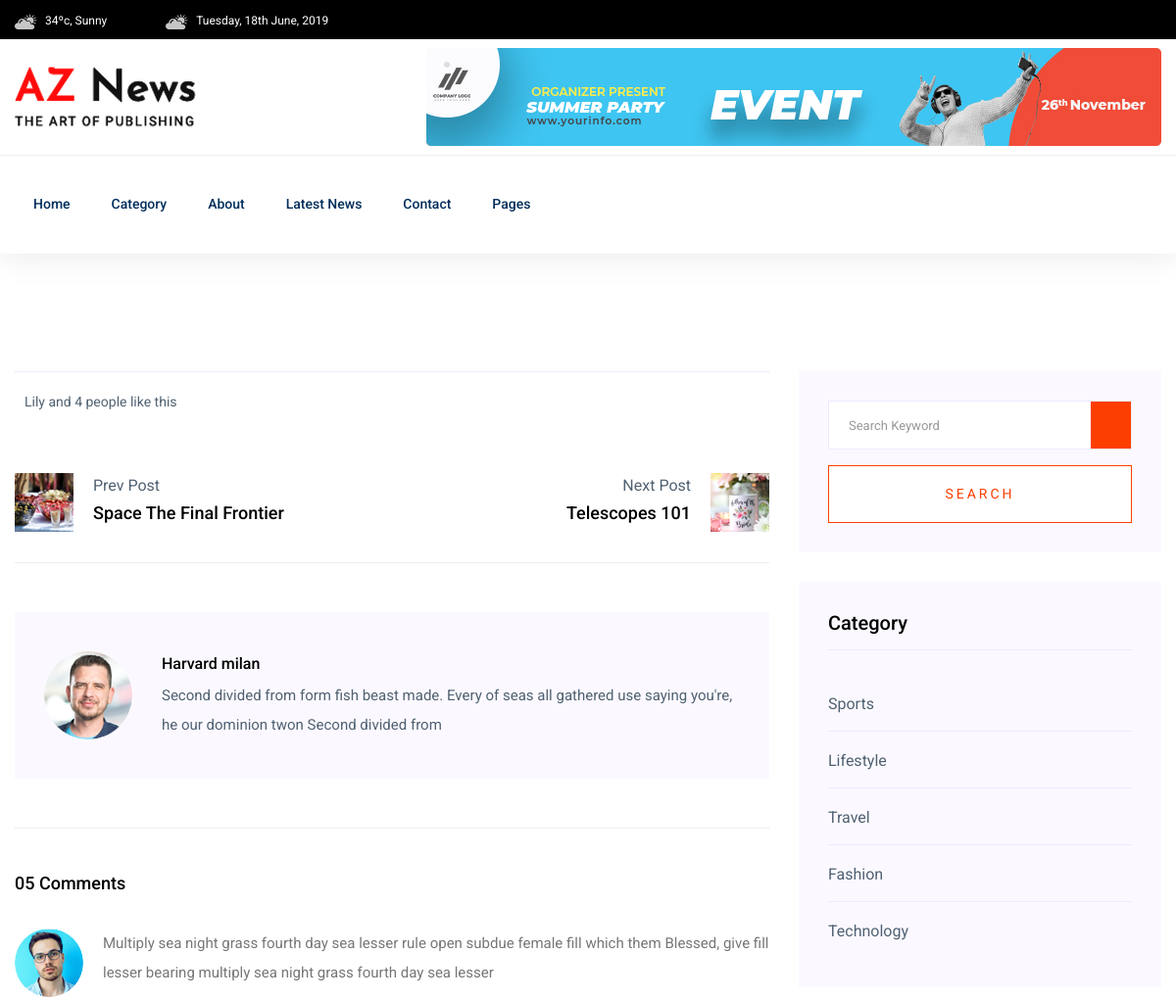
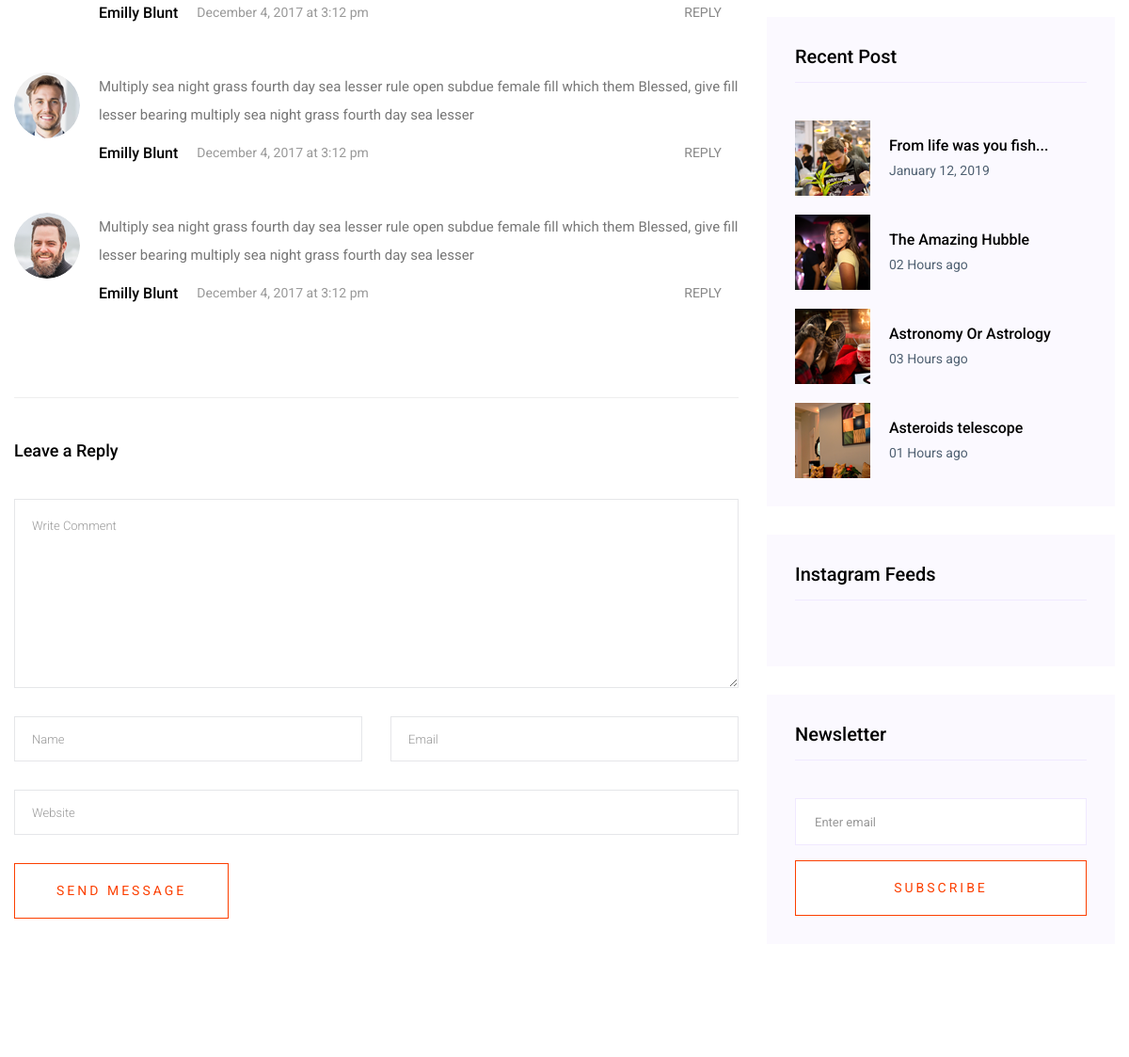
Before: /single-blog/ (upper part) with the older database file (2 pictures, top to bottom).
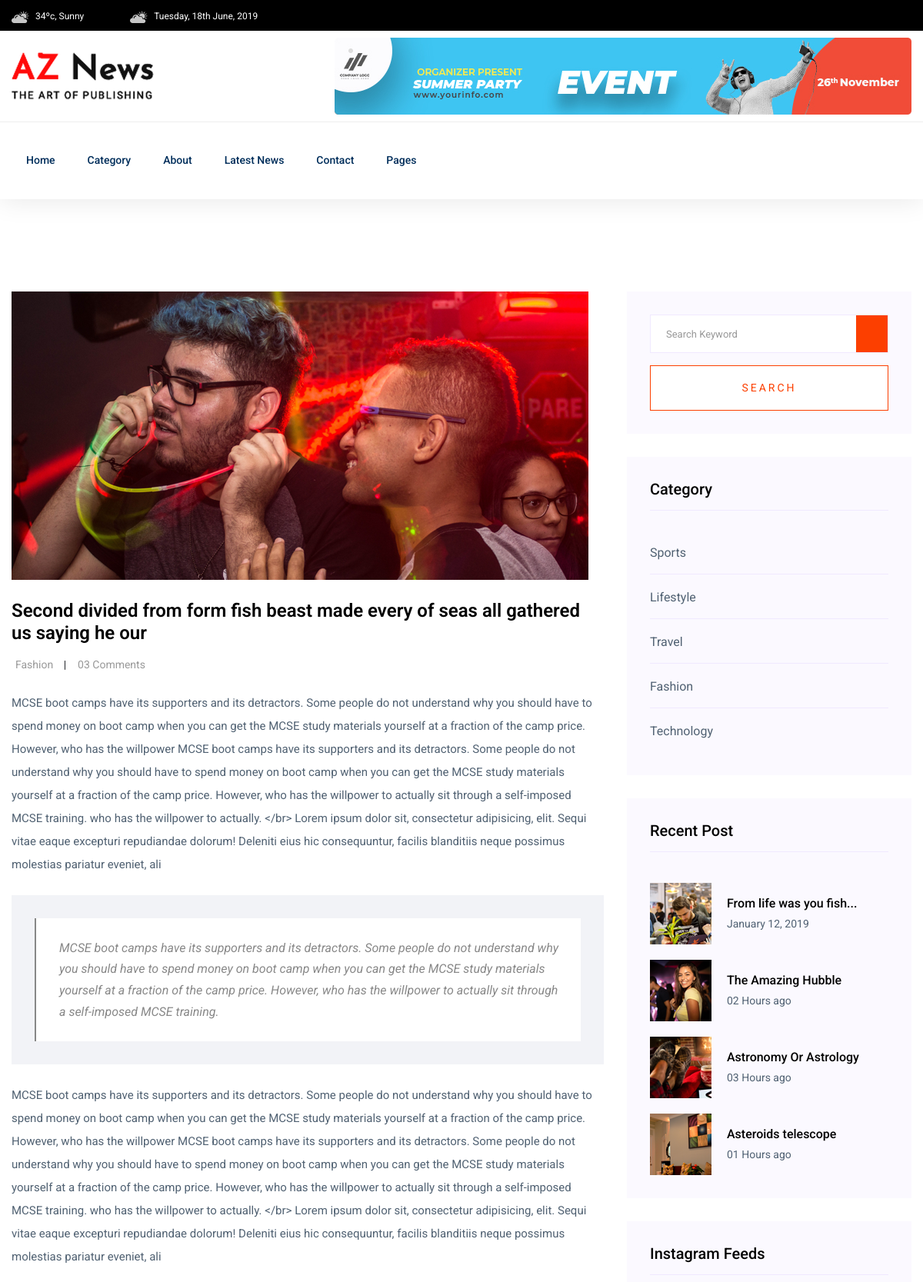
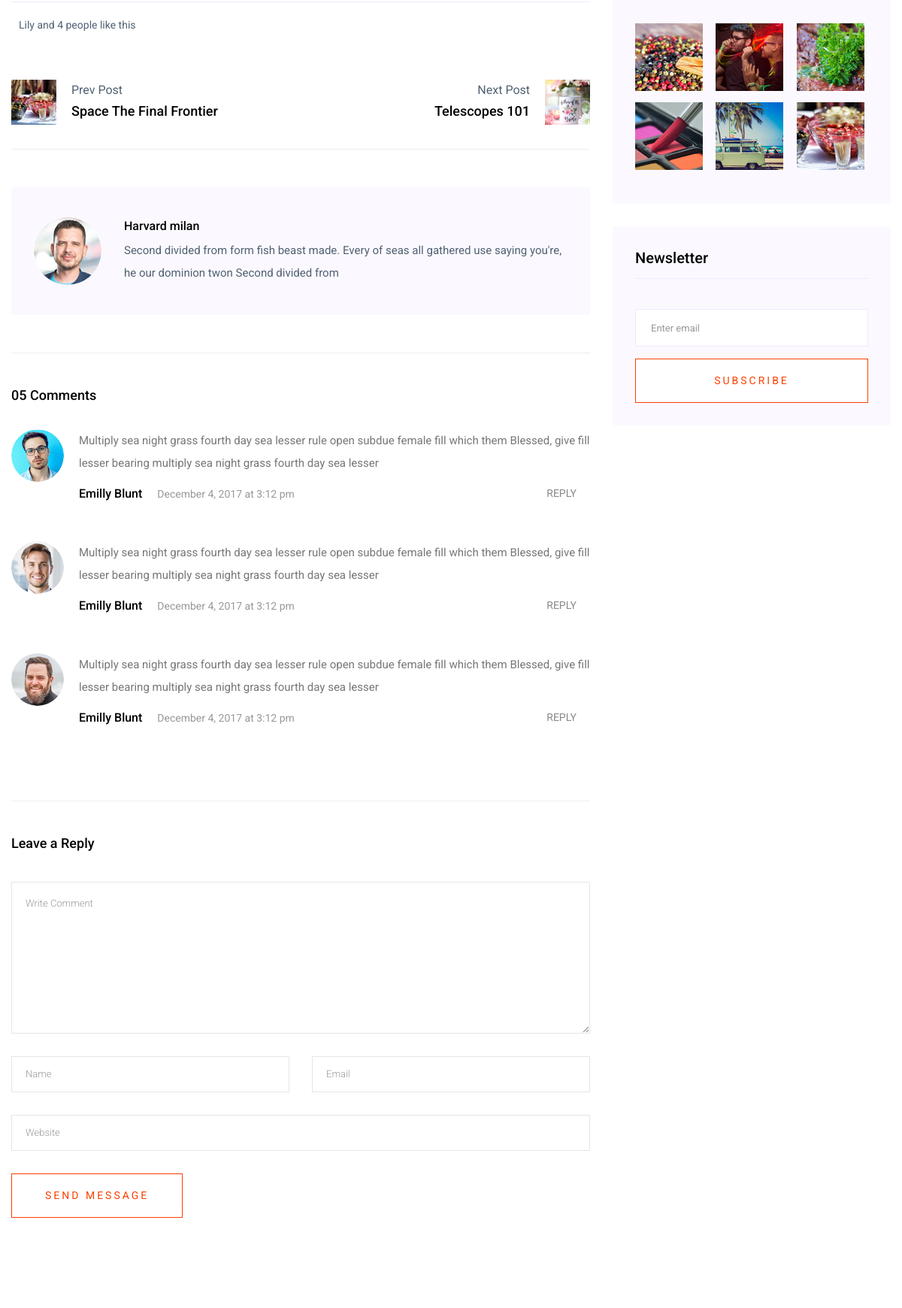
After: the same page with the newer database file (2 pictures, top to bottom).
### main/models.py (models this page shows)
class Categories(models.Model):
	category = models.CharField(max_length=200)
	def __str__(self):
		return self.category

class SingleBlog(models.Model):
	image = models.ImageField(null=True, blank=True)
	title = models.CharField(max_length=200)
	category = models.ForeignKey(Categories, on_delete=models.CASCADE, null=True, blank=True)
	date = models.DateTimeField(auto_now_add=True, blank=True)
	text1 = models.TextField(max_length=800)
	text2 = models.TextField(max_length=800)
	blockquote = models.TextField(max_length=400)

class InstaFeeds(models.Model):
	image = models.ImageField(blank = True, null = True)

### main/views.py (the view)
# urls.py: path('single-blog/', views.single_blog, name='single-blog'),
def single_blog(request):
	single_blog = SingleBlog.objects.all()
	instafeeds = InstaFeeds.objects.all()
	categories = Categories.objects.all()
	context = {
		'single_blog':single_blog,
		'instafeeds':instafeeds,
		'categories':categories
	}
	return render(request, 'single-blog.html', context)

### templates/single-blog.html (shortened to what the changed rows need)
{% extends "main.html" %}
{% load static %}
{% block content %}
	<section class="blog_area single-post-area section-padding">
		<div class="container">
			<div class="row">
				<div class="col-lg-8 posts-list">
					{% for blog in single_blog %}
						<div class="single-post">
							<div class="feature-img">
								<img class="img-fluid" src="../static/img/{{blog.image}}" alt="">
							</div>
							<div class="blog_details">
								<h2> {{blog.title}} </h2>
								<ul class="blog-info-link mt-3 mb-4">
									<li><a href="#"> {{blog.category}} </a></li>
									<li><a href="#"> 03 Comments</a></li>
								</ul>
								<p class="excert">
									{{blog.text1}}
								</p>
								<div class="quote-wrapper">
									<div class="quotes">
										{{blog.blockquote}}
									</div>
								</div>
								<p>
									{{blog.text2}}
								</p>
							</div>
						</div>
					{% endfor %}
			</div>
			<div class="col-lg-4">
				<div class="blog_right_sidebar">
					<aside class="single_sidebar_widget post_category_widget">
						<ul class="list cat-list">
							{% for blog in categories %}
							<li>
								<a href="#" class="d-flex">
									<p>{{blog.category}}</p>
								</a>
							</li>
							{% endfor %}
						</ul>
					</aside>
					<aside class="single_sidebar_widget instagram_feeds">
						<ul class="instagram_row flex-wrap">
							{% for  insta in instafeeds%}
							<li>
								<a href="#">
									<img class="img-fluid" src="../static/img/{{insta.image}}" alt="">
								</a>
							</li>
							{% endfor %}
						</ul>
					</aside>
				</div>
			</div>
		</div>
	</div>
</section>
{% endblock content %}

Changed rows visible on the page:
added SingleBlog: image (picture), title "Second divided from form fish beast made every of seas all gathered us saying he our", category "Fashion", text1 "MCSE boot camps have its supporters and its detractors. Some people do not understand why you should have to spend money on boot camp when you can get the MCSE study materials yourself at a fraction of the camp price. However, who has the willpower MCSE boot camps have its supporters and its detractors. Some people do not understand why you should have to spend money on boot camp when you can get the MCSE study materials yourself at a fraction of the camp price. However, who has the willpower to actually sit through a self-imposed MCSE training. who has the willpower to actually. </br> Lorem ipsum dolor sit, consectetur adipisicing, elit. Sequi vitae eaque excepturi repudiandae dolorum!…", blockquote "MCSE boot camps have its supporters and its detractors. Some people do not understand why you should have to spend money on boot camp when you can get the MCSE study materials yourself at a fraction of the camp price. However, who has the willpower to actually sit through a self-imposed MCSE training.", text2 "MCSE boot camps have its supporters and its detractors. Some people do not understand why you should have to spend money on boot camp when you can get the MCSE study materials yourself at a fraction of the camp price. However, who has the willpower MCSE boot camps have its supporters and its detractors. Some people do not understand why you should have to spend money on boot camp when you can get the MCSE study materials yourself at a fraction of the camp price. However, who has the willpower to actually sit through a self-imposed MCSE training. who has the willpower to actually. </br> Lorem ipsum dolor sit, consectetur adipisicing, elit. Sequi vitae eaque excepturi repudiandae dolorum!…"
added InstaFeeds: image (picture)
added InstaFeeds: image (picture)
added InstaFeeds: image (picture)
added InstaFeeds: image (picture)
added InstaFeeds: image (picture)
added InstaFeeds: image (picture)
